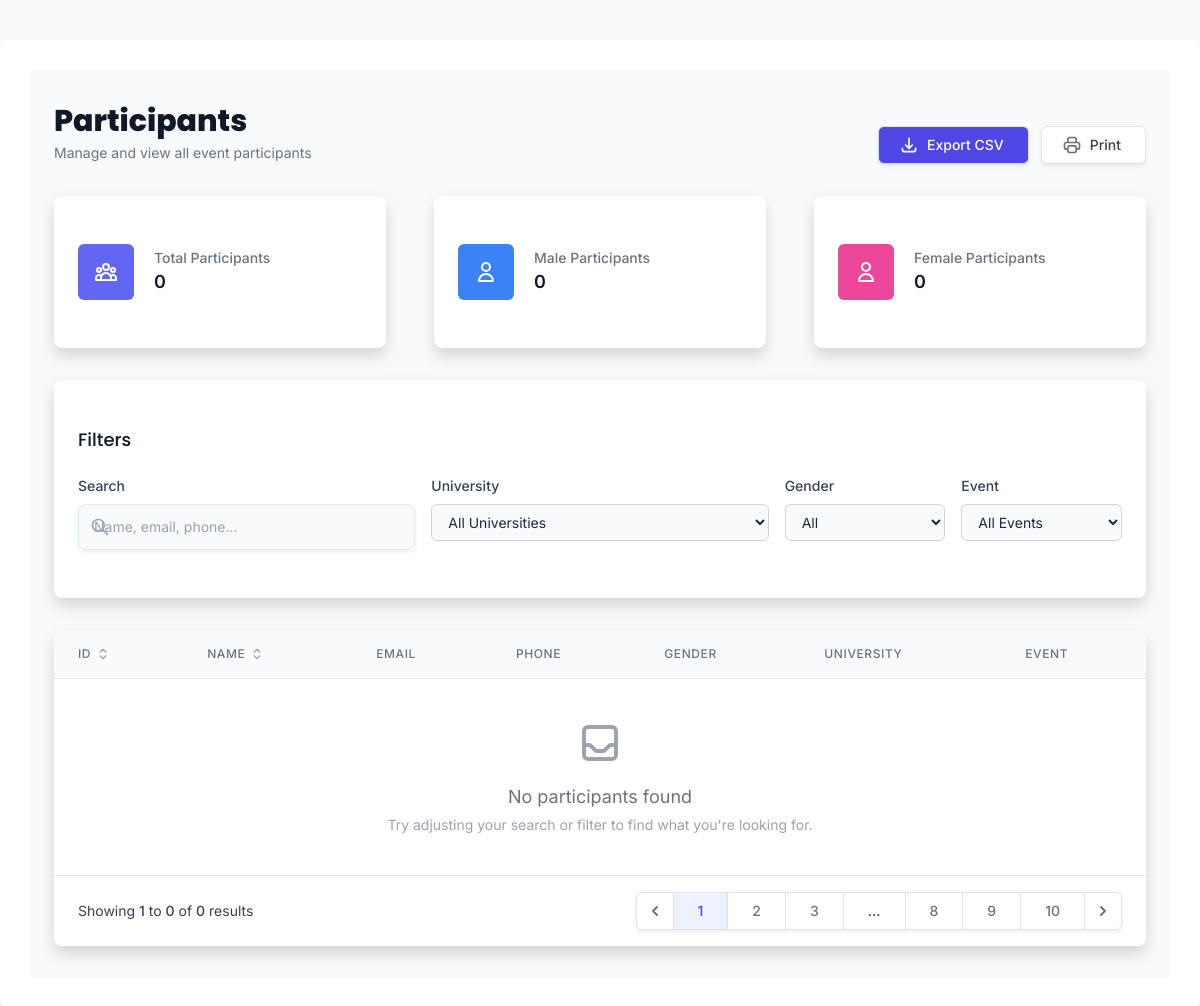
/participants/, run on an earlier commit of the app's database.
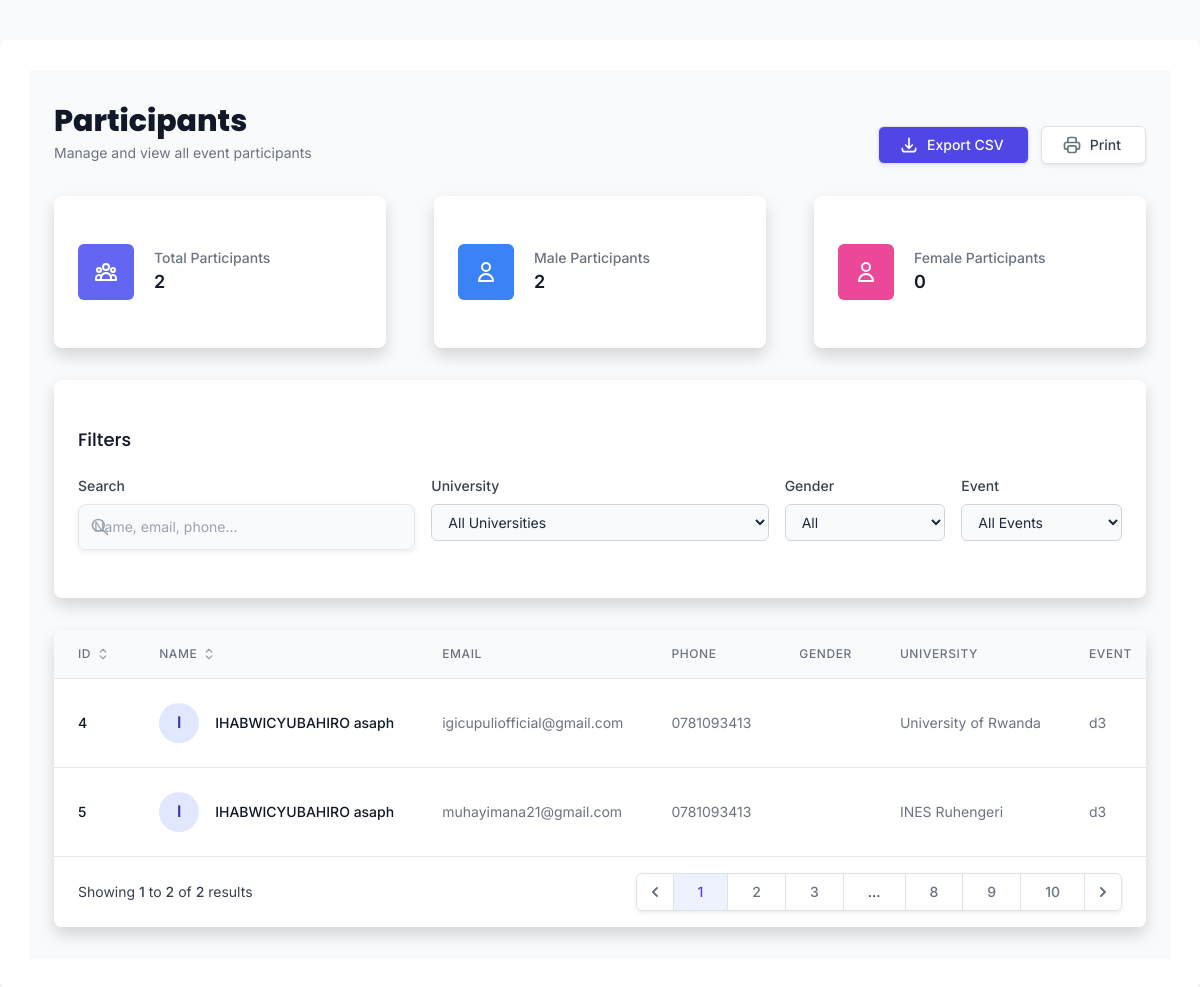
And on a later commit of the database.
### event_app/models.py (models this page shows, shortened)
class Participant_management(models.Model):
    UNIVERSITY_CHOICES = [
        ('University of Rwanda', 'University of Rwanda'),
        ('Kigali Independent University (ULK)', 'Kigali Independent University (ULK)'),
        ('Adventist University of Central Africa (AUCA)', 'Adventist University of Central Africa (AUCA)'),
        ('Kigali Health Institute', 'Kigali Health Institute'),
        ('INES Ruhengeri', 'INES Ruhengeri'),
        ('Other', 'Other'),
    ]
    user = models.OneToOneField(User, on_delete=models.CASCADE, null=True, blank=True)
    name = models.CharField(max_length=150)
    email = models.EmailField()
    phone_number = models.CharField(max_length=20)
    sex = models.CharField(max_length=1)
    university = models.CharField(
        max_length=100,
        choices=UNIVERSITY_CHOICES,
        default='University of Rwanda',
        verbose_name="University"
    )
    Event = models.ForeignKey('Event_management', on_delete=models.CASCADE)

class Event_management(models.Model):
    CAMPUS_CHOICES = [
        ('Nyarugenge Campus', 'Nyarugenge Campus: College of Science and Technology (CST)'),
        ('Gikondo Campus', 'Gikondo Campus: College of Business and Economics (CBE)'),
        ('Remera Campus', 'Remera Campus: College of Medicine and Health Sciences (CMHS)'),
        ('Huye Campus', 'Huye Campus'),
        ('Busogo Campus', 'Busogo Campus: College of Agriculture, Animal Sciences and Veterinary Medicine (CAVM)'),
        ('Nyagatare Campus', 'Nyagatare Campus'),
        ('Rukara Campus', 'Rukara Campus: College of Education (CE)'),
        ('Rusizi Campus', 'Rusizi Campus'),
        ('Rwamagana Campus', 'Rwamagana Campus'),
        ('Rubirizi Campus', 'Rubirizi Campus'),
        ('Nyamishaba Campus', 'Nyamishaba Campus'),
        ('Kicukiro Campus', 'Kicukiro Campus'),
        ('Kavumu Campus', 'Kavumu Campus'),
        ('Tumba Campus', 'Tumba Campus'),
    ]
    title = models.CharField(max_length=100)
    description = models.TextField()
    start_date = models.DateField()
    end_date = models.DateField()
    location = models.CharField(
        max_length=100,
        choices=CAMPUS_CHOICES,
        default='Nyarugenge Campus',
        verbose_name="Event Location (Campus)"
    )
    category = models.ForeignKey(Category, on_delete=models.CASCADE)
    is_free = models.BooleanField(default=True)
    price = models.DecimalField(max_digits=8, decimal_places=2, default=0.00)
    image = models.ImageField(upload_to='events/', blank=True, null=True)
    available_tickets = models.PositiveIntegerField(default=0)
    def __str__(self):
        return self.title

### event_app/views.py (the view)
# urls.py: path('participants/', views.participants_list, name='participant_list'),
def participants_list(request):
    participants = Participant_management.objects.all()
    total_count = participants.count()
    male_count = participants.filter(sex='M').count()
    female_count = participants.filter(sex='F').count()
    university_choices = Participant_management.UNIVERSITY_CHOICES
    events = Event_management.objects.all()
    context = {
        'participants': participants,
        'total_count': total_count,
        'male_count': male_count,
        'female_count': female_count,
        'university_choices': university_choices,
        'events': events,
    }
    return render(request, 'participant_list.html', context)

### event_app/templates/participant_list.html (shortened to what the changed rows need)
{% extends 'base.html' %}
{% load static %}
{% block extra_css %}
<link href="https://unpkg.com/tailwindcss@^2/dist/tailwind.min.css" rel="stylesheet">
{% endblock %}
{% block content %}
<div class="min-h-screen bg-gray-50 py-8">
    <div class="max-w-7xl mx-auto px-4 sm:px-6 lg:px-8">
        <div class="flex flex-col md:flex-row md:items-center md:justify-between mb-8">
            <div>
                <h1 class="text-3xl font-extrabold text-gray-900">Participants</h1>
            </div>
        </div>
        <div class="grid grid-cols-1 gap-5 sm:grid-cols-2 lg:grid-cols-3 mb-8">
            <div class="bg-white overflow-hidden shadow rounded-lg">
                <div class="px-4 py-5 sm:p-6">
                    <div class="flex items-center">
                        <div class="ml-5 w-0 flex-1">
                            <dl>
                                <dd>
                                    <div class="text-lg font-semibold text-gray-900">{{ total_count }}</div>
                                </dd>
                            </dl>
                        </div>
                    </div>
                </div>
            </div>
            <div class="bg-white overflow-hidden shadow rounded-lg">
                <div class="px-4 py-5 sm:p-6">
                    <div class="flex items-center">
                        <div class="ml-5 w-0 flex-1">
                            <dl>
                                <dd>
                                    <div class="text-lg font-semibold text-gray-900">{{ male_count }}</div>
                                </dd>
                            </dl>
                        </div>
                    </div>
                </div>
            </div>
        </div>
        <div class="bg-white shadow overflow-hidden sm:rounded-lg">
            <div class="overflow-x-auto">
                <table class="min-w-full divide-y divide-gray-200" id="participantTable">
                    <thead class="bg-gray-50">
                        <tr>
                            <th scope="col" class="px-6 py-3 text-left text-xs font-medium text-gray-500 uppercase tracking-wider cursor-pointer" data-sort="id">
                                <div class="flex items-center">
                                    ID
                                    <svg class="ml-1 w-4 h-4 text-gray-400" xmlns="http://www.w3.org/2000/svg" fill="none" viewBox="0 0 24 24" stroke="currentColor">
                                        <path stroke-linecap="round" stroke-linejoin="round" stroke-width="2" d="M8 9l4-4 4 4m0 6l-4 4-4-4" />
                                    </svg>
                                </div>
                            </th>
                            <th scope="col" class="px-6 py-3 text-left text-xs font-medium text-gray-500 uppercase tracking-wider cursor-pointer" data-sort="name">
                                <div class="flex items-center">
                                    Name
                                    <svg class="ml-1 w-4 h-4 text-gray-400" xmlns="http://www.w3.org/2000/svg" fill="none" viewBox="0 0 24 24" stroke="currentColor">
                                        <path stroke-linecap="round" stroke-linejoin="round" stroke-width="2" d="M8 9l4-4 4 4m0 6l-4 4-4-4" />
                                    </svg>
                                </div>
                            </th>
                            <th scope="col" class="px-6 py-3 text-left text-xs font-medium text-gray-500 uppercase tracking-wider">Email</th>
                            <th scope="col" class="px-6 py-3 text-left text-xs font-medium text-gray-500 uppercase tracking-wider">Phone</th>
                            <th scope="col" class="px-6 py-3 text-left text-xs font-medium text-gray-500 uppercase tracking-wider">Gender</th>
                            <th scope="col" class="px-6 py-3 text-left text-xs font-medium text-gray-500 uppercase tracking-wider">University</th>
                            <th scope="col" class="px-6 py-3 text-left text-xs font-medium text-gray-500 uppercase tracking-wider">Event</th>
                        </tr>
                    </thead>
                    <tbody class="bg-white divide-y divide-gray-200">
                        {% for participant in participants %}
                        <tr class="table-row-hover transition-all">
                            <td class="px-6 py-4 whitespace-nowrap text-sm font-medium text-gray-900">{{ participant.id }}</td>
                            <td class="px-6 py-4 whitespace-nowrap">
                                <div class="flex items-center">
                                    <div class="flex-shrink-0 h-10 w-10">
                                        <div class="h-10 w-10 rounded-full bg-indigo-100 flex items-center justify-center text-indigo-800 font-semibold">
                                            {{ participant.name|slice:":1" }}
                                        </div>
                                    </div>
                                    <div class="ml-4">
                                        <div class="text-sm font-medium text-gray-900">{{ participant.name }}</div>
                                    </div>
                                </div>
                            </td>
                            <td class="px-6 py-4 whitespace-nowrap text-sm text-gray-500">{{ participant.email }}</td>
                            <td class="px-6 py-4 whitespace-nowrap text-sm text-gray-500">{{ participant.phone_number }}</td>
                            <td class="px-6 py-4 whitespace-nowrap">
                                {% if participant.sex == 'M' %}
                                <span class="badge badge-blue">Male</span>
                                {% else %}
                                <span class="badge badge-pink">Female</span>
                                {% endif %}
                            </td>
                            <td class="px-6 py-4 whitespace-nowrap text-sm text-gray-500">{{ participant.university }}</td>
                            <td class="px-6 py-4 whitespace-nowrap text-sm text-gray-500">{{ participant.Event }}</td>
                        </tr>
                        {% empty %}
                        <tr>
                            <td colspan="7" class="px-6 py-10 text-center">
                                <div class="flex flex-col items-center">
                                    <p class="text-gray-500 text-lg">No participants found</p>
                                    <p class="text-gray-400 text-sm mt-1">Try adjusting your search or filter to find what you're looking for.</p>
                                </div>
                            </td>
                        </tr>
                        {% endfor %}
                    </tbody>
                </table>
            </div>
            <div class="bg-white px-4 py-3 flex items-center justify-between border-t border-gray-200 sm:px-6">
                <div class="hidden sm:flex-1 sm:flex sm:items-center sm:justify-between">
                    <div>
                        <p class="text-sm text-gray-700">
                            Showing <span class="font-medium">1</span> to <span class="font-medium">{{ participants|length }}</span> of <span class="font-medium">{{ total_count }}</span> results
                        </p>
                    </div>
                </div>
            </div>
        </div>
    </div>
</div>
{% endblock %}

What changed in the data, as far as the page shows it:
added Participant_management: id "4", name "I", name "IHABWICYUBAHIRO asaph", email "igicupuliofficial@gmail.com", phone_number "0781093413", university "University of Rwanda", Event "d3"
added Participant_management: id "5", name "I", name "IHABWICYUBAHIRO asaph", email "muhayimana21@gmail.com", phone_number "0781093413", university "INES Ruhengeri", Event "d3"
Also different on the page:
{{ total_count }}: "0" → "2"
{{ male_count }}: "0" → "2"
{{ participants|length }}: "0" → "2"
text no longer shown: "No participants found Try adjusting your search or filter to find what you're looking for."
